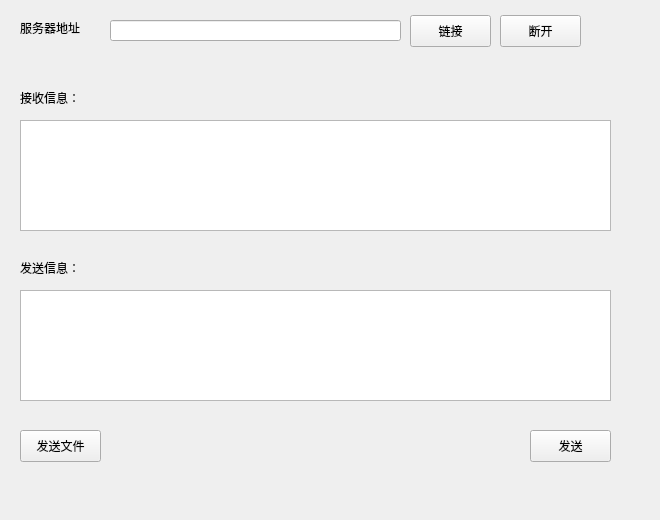
<?xml version="1.0" encoding="UTF-8"?>
<ui version="4.0">
 <class>SocketClient</class>
 <widget class="QWidget" name="SocketClient">
  <property name="geometry">
   <rect>
    <x>0</x>
    <y>0</y>
    <width>660</width>
    <height>520</height>
   </rect>
  </property>
  <property name="maximumSize">
   <size>
    <width>660</width>
    <height>520</height>
   </size>
  </property>
  <property name="windowTitle">
   <string>Form</string>
  </property>
  <widget class="QLabel" name="label">
   <property name="geometry">
    <rect>
     <x>20</x>
     <y>20</y>
     <width>91</width>
     <height>16</height>
    </rect>
   </property>
   <property name="text">
    <string>服务器地址</string>
   </property>
  </widget>
  <widget class="QLineEdit" name="serverIp_edit">
   <property name="geometry">
    <rect>
     <x>110</x>
     <y>20</y>
     <width>291</width>
     <height>21</height>
    </rect>
   </property>
  </widget>
  <widget class="QPushButton" name="connect_button">
   <property name="geometry">
    <rect>
     <x>410</x>
     <y>15</y>
     <width>81</width>
     <height>32</height>
    </rect>
   </property>
   <property name="text">
    <string>链接</string>
   </property>
  </widget>
  <widget class="QPushButton" name="stop_button">
   <property name="geometry">
    <rect>
     <x>500</x>
     <y>15</y>
     <width>81</width>
     <height>32</height>
    </rect>
   </property>
   <property name="text">
    <string>断开</string>
   </property>
  </widget>
  <widget class="QLabel" name="label_2">
   <property name="geometry">
    <rect>
     <x>20</x>
     <y>90</y>
     <width>101</width>
     <height>16</height>
    </rect>
   </property>
   <property name="text">
    <string>接收信息：</string>
   </property>
  </widget>
  <widget class="QTextEdit" name="receive_edit">
   <property name="geometry">
    <rect>
     <x>20</x>
     <y>120</y>
     <width>591</width>
     <height>111</height>
    </rect>
   </property>
  </widget>
  <widget class="QLabel" name="label_3">
   <property name="geometry">
    <rect>
     <x>20</x>
     <y>260</y>
     <width>101</width>
     <height>16</height>
    </rect>
   </property>
   <property name="text">
    <string>发送信息：</string>
   </property>
  </widget>
  <widget class="QTextEdit" name="send_edit">
   <property name="geometry">
    <rect>
     <x>20</x>
     <y>290</y>
     <width>591</width>
     <height>111</height>
    </rect>
   </property>
  </widget>
  <widget class="QPushButton" name="send_button">
   <property name="geometry">
    <rect>
     <x>530</x>
     <y>430</y>
     <width>81</width>
     <height>32</height>
    </rect>
   </property>
   <property name="text">
    <string>发送</string>
   </property>
  </widget>
  <widget class="QPushButton" name="send_file_button">
   <property name="geometry">
    <rect>
     <x>20</x>
     <y>430</y>
     <width>81</width>
     <height>32</height>
    </rect>
   </property>
   <property name="text">
    <string>发送文件</string>
   </property>
  </widget>
 </widget>
 <resources/>
 <connections/>
</ui>
